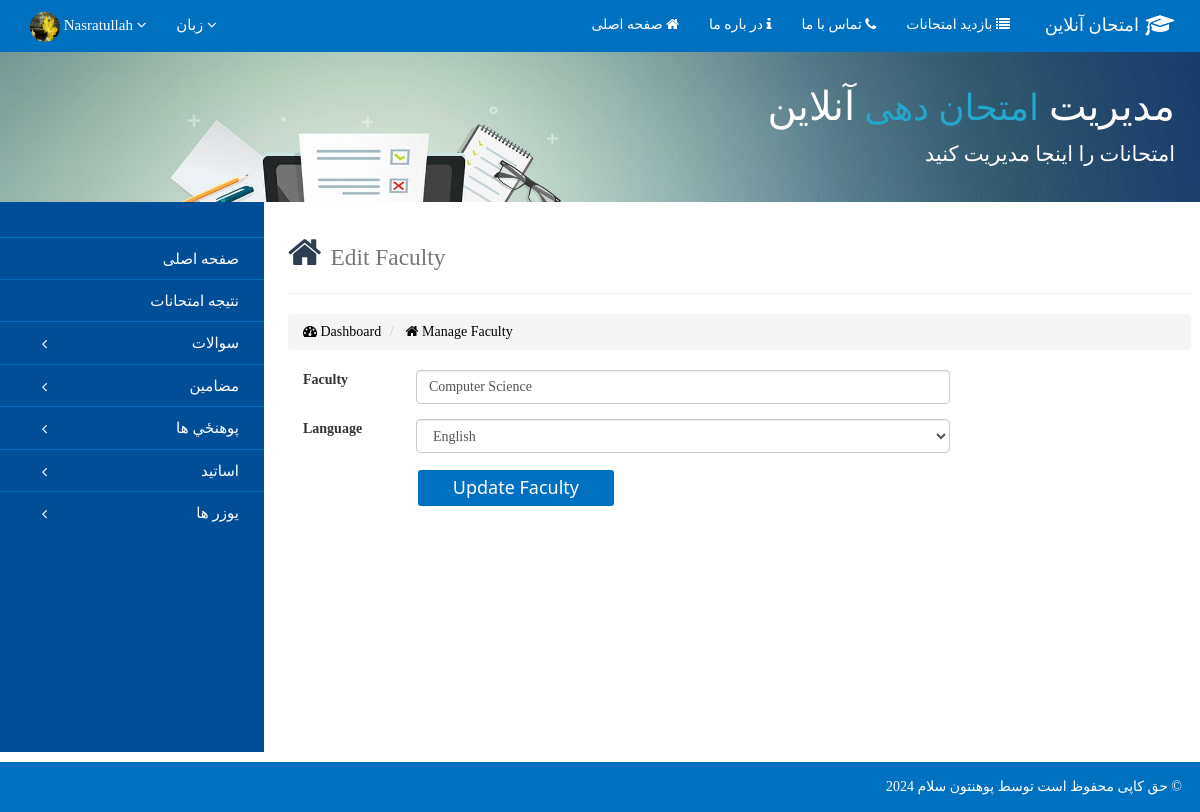
The app's page /Administrator/Dari/Edit-Faculty.php?edit=1 (signed in) with its own data.
### tables this page shows
CREATE TABLE `users` (
  `User_ID` int(11) NOT NULL,
  `Full_Name` varchar(50) NOT NULL,
  `Username` varchar(30) NOT NULL,
  `Password` varchar(50) NOT NULL,
  `Email` varchar(100) NOT NULL,
  `Language` varchar(10) NOT NULL,
  `Gender` varchar(10) NOT NULL,
  `Phone_No` int(11) NOT NULL,
  `Image` varchar(255) NOT NULL DEFAULT 'placeholder-user.png',
  `Role_ID` int(11) NOT NULL DEFAULT '2',
  `Status` int(11) NOT NULL DEFAULT '0'
);

CREATE TABLE `faculty` (
  `Faculty_ID` int(11) NOT NULL,
  `Faculty` varchar(50) NOT NULL,
  `Language` varchar(10) NOT NULL
);

### Administrator/Dari/_Partial Components/Database.php (called while the page is built, shortened)
<?php
Class Database{
 public $host   = "localhost";
 public $user   = "root";
 public $pass   = "";
 public $db     = "Quiz";
 public $link;
private function connectDB(){
 $this->link = new mysqli($this->host, $this->user, $this->pass, $this->db);
 }
public function select($query){
  $result = $this->link->query($query) or
   die($this->link->error.__LINE__);
  if($result->num_rows > 0){
    return $result;
  } else {
    return false;
  }
 }
}

### Administrator/_Partial Components/Exam.php (called while the page is built, shortened)
<?php
class Exam{
	private $db;
	public function __construct(){
		$this->db = new Database();
	}
	public function getUsersByUsername($Username){
		$query = "SELECT * from Users where Username = '$Username'";
		mysqli_set_charset($this->db->link, 'UTF8');
		$getData = $this->db->select($query);
		return $getData;
	}
	public function getFacultyByID($Faculty_ID){
		$query = "SELECT * from Faculty where Faculty_ID = '$Faculty_ID'";
		mysqli_set_charset($this->db->link, 'UTF8');
		$getData = $this->db->select($query);
		return $getData;
	}
}
?>

### Administrator/Dari/Edit-Faculty.php (the view, shortened to what this page needs)
<?php
include('./_Partial Components/Header.php');
if(isset($_GET['edit'])){
   $Faculty_ID = $_GET['edit'];
}
else{
   header('Location: ../sign in.php');
}
?>
    <div class="containe">
    	<div class="row" id="row">
            <div class="left-side-bar">
                <?php include('./_Partial Components/Navigation.php');?>
            </div>
            <div class="right-side-bar">
            <div class="row">
            <div calss = "col-md-9">
                <h1 style = "color: #2C3E50"> <i class = "fa fa-home"> </i> <small> Edit Faculty </small></h1><hr>
                <ol class="breadcrumb">
                    <li style="color: #5C9BD1"><a href="index.php"> <i class = "fa fa-tachometer"></i> Dashboard </a></li>
                    <li class = ""> <a href="Manage-Faculty.php"> <i class = "fa fa-home"></i> Manage Faculty </a></li>
                </ol>
            </div>
            <div class="col-md-9">
                    <?php
                        $FacultyByID = $exm->getFacultyByID($Faculty_ID);
                        $result = $FacultyByID->fetch_assoc();
                    ?>
                    <form class="form-horizontal" method="POST" action="">
                        <div class="form-group">
                            <label for="Faculty" class="col-sm-2"> Faculty </label>
                            <div class="col-sm-10">
                              <input type="text" value="<?php echo $result['Faculty']; ?>" name = "Faculty" class="form-control" id="Faculty" placeholder="Faculty">
                            </div>
                        </div>
                        <div class="form-group">
                          <label for="input language" class="col-sm-2"> Language </label>
                            <div class="col-sm-10">
                              <select name="Language" class="form-control"  name = "Language" id = "Language">
                                <option value="English" <?php if($result['Language']=='English'){echo "selected"; }?> > English </option>
                              </select>
                            </div>
                        </div>
                        <div class="form-group">
                            <div class="col-sm-offset-2 col-sm-10">
                                <button type="submit" class="button-start-the-quiz" name = "submit" id = "btn-edit-faculties" style = "width: 200px;"> Update Faculty </button>
                                <span id="span-valid" style = "padding-left: 3%;" class="span-validation"></span>
                            </div>
                        </div>
                    </form>
                </div>
</div>
    		</div>
    	</div>
    </div>
<?php
include('./_Partial Components/Footer.php');
?>

### Administrator/Dari/_Partial Components/Header.php (shortened to what this page needs)
<?php
$filepath = realpath(dirname(__FILE__));
include_once($filepath.'/Database.php');
$exm = new Exam();
?>
<!DOCTYPE html>
<html>
<head>
    <link href ="./../../CSS/bootstrap.min.css" rel=" stylesheet" />
    <link href ="./../../CSS/bootstrap.css" rel=" stylesheet" />
    <link href="./../../CSS/animated.css" rel="stylesheet" >
    <link href="./../../CSS/font-awesome.css" rel="stylesheet" >
    <link href="./../../CSS/font-awesome.min.css" rel="stylesheet" >
    <link href="./../../CSS/animated.css" rel="stylesheet" >
    <link href="./../../CSS/bootstrap.min.css" rel="stylesheet">
    <link href="./CSS/Quiz_Admin_Panel.css" rel="stylesheet">
</head>
<body onload = "timeout()" class="all-dari-content">
<nav class="navbar navbar-inverse navbar-static-top" style = "background-color: rgb(0,112,192); border: 0px;">
      <div class="container-fluid">
        <div id="navbar" class="navbar-collapse collapse text-right">
          <ul class="nav navbar-nav" id="top-navbar">
          <li class="dropdown" id= "ssh">
            <?php if(isset($_SESSION['Username'])){
                $Username = $_SESSION['Username'];
                $UsersByUsername = $exm->getUsersByUsername($Username);
                $row = $UsersByUsername->fetch_array();
                $profile_img = $row['Image'];
            ?>
            <li class="dropdown dropdown-user" style = "background-color: rgb(0,112,192); padding-top: 0px;">
                  <a href="javascript:;" class="dropdown-toggle" id = "img-user" data-toggle="dropdown" data-hover="ddown" data-close-others="tue" style = "color: #fff;">
                      <?php echo "<img alt='' class='img-circle' width='30px' height = '30px' src='./../../img/_ProfilePicture/$profile_img' style = 'margin-top: -5px; margin-bottom: -5px;' />"; ?>
                      <span class="username username-hide-on-mobile">
                      <?php echo $_SESSION['Username']; ?> </span>
                      <i class="fa fa-angle-down"></i>
                  </a>
              </li>
          <?php } ?>
            </li>
            <li class="dropdown dropdown-user" style = "background-color: rgb(0,112,192); text-align: right;">
                    <a href="javascript:;" class="dropdown-toggle" data-toggle="dropdown" data-hover="dropdown" data-close-others="true" style = "color: #fff;">
                        <span class="username"> زبان </span>
                        <i class="fa fa-angle-down"></i>
                    </a>
                </li>
            </ul>
            <ul class="nav navbar-nav navbar-right" id = "navbardr">
                <a href="index.php" class="navbar-brand" id = "navbar-brand-right-dr">
                <div class = "col-xs-9" id = "div-quiz-title-bar"> امتحان آنلاین </div>
                <div class = "col-xs-3" id = "img-cup-dr"><img src="./../../img/Graduation Cap_52px.png" alt="Logo" width="30px"></div>
                </a>
            <li class="actie"><a id="ahmadsh" href="index.php"> صفحه اصلی <i class="fa fa-home"></i></a></li>
                <li><a href="About-Us.php" id="c"> در باره ما <i class="fa fa-info"></i></a></li>
                <li><a href="Contact-us.php"> تماس با ما <i class="fa fa-phone"></i></a></li>
                <li><a href="./../../Dari/index.php"> بازدید امتحانات <i class="fa fa-list"></i></a></li>
          </ul>
        </div>
      </div>
    </nav>
<div class="jumbotron" id = "jbtdr" style="margin-bottom: 0px; background-image: url('./../../img/IBPS-Banner12.jpg'); background-size: cover;">
    <div class="container-fluid">
        <div id="detailsDr" class="animated fadeInLeft">
            <h1> مدیریت <span> امتحان دهی </span> آنلاین </h1>
            <p class = "paragraphDr"> امتحانات را اینجا مدیریت کنید</p>
        </div>
    </div>
</div>
<body>

### CSS/Online_Quiz_Style.css (style rules this page uses)
body { min-height: calc(100% - 0px); position: relative; padding-bottom: 40px; }
html { height: 100%; position: relative; }
#jbtdr { background-image: url('../img/IBPS-Banner12.jpg'); background-repeat: no-repeat; background-size: cover; }
.all-dari-content * { font-family: Calibri; }
.row { margin-bottom: 60px; }
.navbar-brand { color: white; margin-top: -5px; width: 190px; }
#navbar-brand-right-dr { float: right; color: #fff; }
#navbardr #div-quiz-title-bar { text-align: right; padding-left: 0px; padding-top: 5px; padding-right: 6px; }
#navbardr #img-cup-dr { padding-left: 0px; }
.jumbotron { height: 150px; overflow: hidden; margin-top: -30px; width: 100%; background-image: url('./img/top-image.jpg'); background-color: #fff; }
.jumbotron #detailsDr { color:white; font-size: 26px; padding-right: 10px; float: right; text-align: right; width: 100%; }
.jumbotron #detailsDr h1 { font-size: 40px; margin-top: -15px; text-align: right; }
.jumbotron #detailsDr span { color:#24A7CF; font-size: 36px; }
.paragraphDr { font-size: 17px; text-align: right; font-family: calibri; }
a { text-decoration: none; }
a:link, a:visited { color: black; }
.button-start-the-quiz { background-color: rgb(0,112,192); height: 40px; width: 32%; color: white; font-family: segoe ui; font-weight: lighter; font-size: 18px; border-radius: 5px; border: 2px solid #fff; transition: 0.4s ease; }
#navbardr li a { color: #fff; }
#top-navbar li a { color: #fff; font-size: 15px; }
@media only screen and (min-width:850px)and (max-width: 1200px) { body { margin: 0px; } }
@media only screen and (min-width:850px)and (max-width: 1200px) { .username-hide-on-mobile { display: inline-block; } }
@media only screen and (min-width:850px)and (max-width: 1200px) { .row { margin-bottom: 50px; } }
@media only screen and (min-width:850px)and (max-width: 1200px) { p { font-family: segoe ui; font-weight: lighter; } }
@media only screen and (min-width:850px)and (max-width: 1200px) { #navbar-brand-right-dr { display: block; } }
@media only screen and (min-width:850px)and (max-width: 1200px) { .jumbotron #detailsDr { color:white; font-size: 20px; padding-right: 10px; float: right; text-align: right; width: 100%; } }
@media only screen and (min-width:850px)and (max-width: 1200px) { .jumbotron #detailsDr h1 { font-size: 30px; margin-top: -15px; text-align: right; } }
@media only screen and (min-width:850px)and (max-width: 1200px) { .jumbotron #detailsDr span { color:#24A7CF; font-size: 36px; } }

### CSS/MyCarousel.css (style rules this page uses)
.all-dari-content * { font-family: Calibri; }
img { vertical-align: middle; }

### Administrator/Dari/CSS/Quiz_Admin_Panel.css (style rules this page uses)
#navbar-brand-right-dr { float: right; color: #fff; }
#navbardr #div-quiz-title-bar { text-align: right; padding-left: 0px; padding-top: 5px; padding-right: 6px; }
#navbardr #img-cup-dr { padding-left: 0px; }
.jumbotron { height: 150px; overflow: hidden; margin-top: -30px; width: 100%; background-image: url('./img/top-image.jpg'); background-color: #fff; }
.jumbotron #detailsDr { color:white; font-size: 26px; padding-right: 10px; float: right; text-align: right; width: 100%; }
.jumbotron #detailsDr h1 { font-size: 40px; margin-top: -15px; text-align: right; }
.jumbotron #detailsDr span { color:#24A7CF; font-size: 36px; }
.paragraphDr { font-size: 17px; text-align: right; font-family: calibri; }
a { color: black; }
p { font-family: segoe ui light; }
.left-side-bar { width: 17%; float: left; margin-left: 0px; }
.right-side-bar { width: 80%; float: right; margin: 1%; padding-left: 15px; padding-right: 1%; }
#row { padding: 0px; margin: 0px; }
.navbar-brand { color: white; margin-top: -5px; width: 190px; }
a { text-decoration: none; }
.button-start-the-quiz { background-color: rgb(0,112,192); height: 40px; width: 32%; color: white; font-family: segoe ui; font-weight: lighter; font-size: 18px; border-radius: 5px; border: 2px solid #fff; transition: 0.4s ease; }
#top-navbar li a { color: #fff; font-size: 15px; }
@media only screen and (min-width:769px)and (max-width: 1200px) { body { margin: 0px; } }
@media only screen and (min-width:769px)and (max-width: 1200px) { .left-side-bar { width: 22%; } }
@media only screen and (min-width:769px)and (max-width: 1200px) { .right-side-bar { width:75%; } }
@media only screen and (min-width:769px)and (max-width: 1200px) { p { font-family: segoe ui; font-weight: lighter; } }

### records on screen
users: Image (picture)
faculty: Faculty "Computer Science", Language "English"

### other values on screen
$_SESSION['Username'] "Nasratullah"
